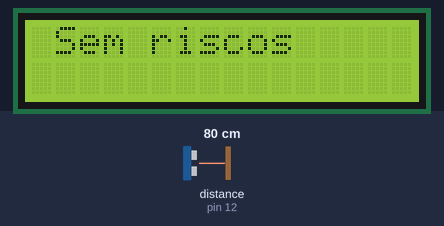
Recording of a sketch running on a simulated Arduino Uno, built with avr-gcc and run on an emulated ATmega328P. On the bench: 16×2 character LCD. The inputs (shaded band) are chosen by the test bench; at power-on: distance to the obstacle (sensor on pin 12) 80 cm. The echo pulse lasts 58.3 µs per cm; what the sketch prints to the serial monitor is not drawn.

Above: at 3.7 s.
At 6.7 s:
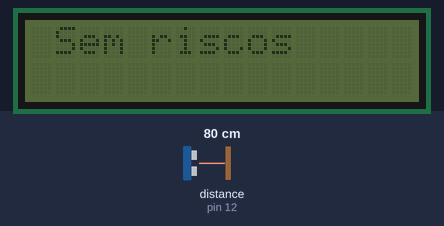

Measured:
- what the display in image 0 shows lasts 3.0 s, from 3.6 s to 6.6 s
- what the display in image 1 shows lasts 6.6 s, from 6.6 s to 13.2 s

The sketch:

teste.ino
```cpp
#include <HCSR04.h>
#include <Wire.h>
#include <LiquidCrystal_I2C.h>

LiquidCrystal_I2C lcd(0x27,2,1,0,4,5,6,7,3, POSITIVE);

const byte triggerPin = 13;
const byte echoPin = 12;
UltraSonicDistanceSensor distanceSensor(triggerPin, echoPin);

void setup () {
    Wire.begin();
    Serial.begin(9600);  // We initialize serial connection so that we could print values from sensor.
    while (!Serial);
    Serial.println("\nI2C Scanner");
    lcd.begin (16,2);
}

void loop () {


  byte error, address;
  int nDevices;
  nDevices = 0;
  for(address = 1; address < 127; address++ )
  {
    Wire.beginTransmission(address);
    error = Wire.endTransmission();
    if (error == 0)
    {
      Serial.print("Endereço I2C encontrado: 0x");
      if (address<16)
        Serial.print("0 ");
      Serial.println(address,HEX);

      nDevices++;
    }
    else if (error==4)
    {
      Serial.print("ERRO ");
      if (address<16)
        Serial.print("0");
      Serial.println(address,HEX);
    }
  }
  if (nDevices == 0)
    Serial.println("Nenhum endereço i2C encontrado ");
  else

    Serial.println(" Feito !");

    // Every 500 miliseconds, do a measurement using the sensor and print the distance in centimeters.
    int d1 = 0;
    int d2 = 0;
    int d3 = 0;

    Serial.println("============================================");
    Serial.println("Ciclo de medição de água:");
    delay(500);

    d1 = distanceSensor.measureDistanceCm();
    Serial.print("Primeira medição do nível da água: ");
    Serial.print(d1);
    Serial.println("cm");

    delay(3000);

    d2 = distanceSensor.measureDistanceCm();
    Serial.print("Segunda medição do nível da água: ");
    Serial.print(d2);
    Serial.println("cm");

    lcd.setBacklight(HIGH);
    lcd.setCursor(1,0);
  lcd.print("Sem riscos");
  delay(3000);
  lcd.setBacklight(LOW);

    if(d1 - d2 >= 3){
      d3 = d1 - d2;
      Serial.print("A água subiu ");
      Serial.print(d3);
      Serial.println("cm");
      Serial.println("Fique atento a possíveis inundações.");
      lcd.setBacklight(HIGH);
  lcd.setCursor(1,0);
  lcd.print("Possível");
  lcd.setCursor(0,1);
  lcd.print("Inundacao");
      delay(5000);
      lcd.setBacklight(LOW);
    }

    Serial.println("============================================");

    delay(3000);


}
```
